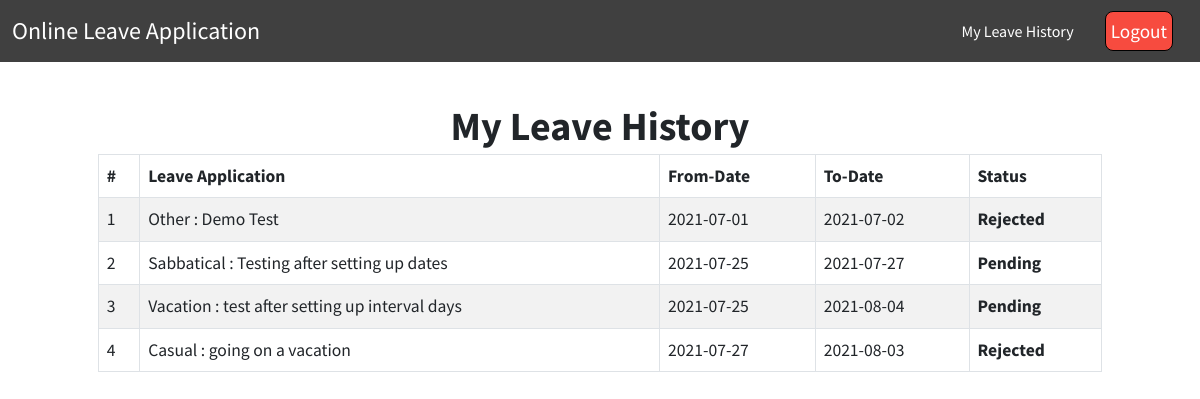
Screenshot of /myhistory.php (signed in) with the database file from the repository.
### tables this page shows
CREATE TABLE `leaves` (
  `id` int(11) NOT NULL,
  `eid` int(11) NOT NULL COMMENT 'Employee ID',
  `ename` varchar(255) NOT NULL COMMENT 'Employee''s Username',
  `descr` varchar(255) NOT NULL COMMENT 'Leave Reason',
  `fromdate` date NOT NULL,
  `todate` date NOT NULL,
  `status` varchar(255) NOT NULL
);

### myhistory.php (the view, shortened to what this page needs)
<?php
require_once("DBConnection.php");
if(!isset($_SESSION["sess_user"])){
  header("Location: index.php");
}
else{
?>
<!DOCTYPE html>
<html lang="en">
<head>
  <link href="https://cdn.jsdelivr.net/npm/bootstrap@5.0.0-beta2/dist/css/bootstrap.min.css" rel="stylesheet"
>
  <link rel="stylesheet" href="css/style.css">
</head>
<body>
  <nav class="navbar header-nav navbar-expand-lg navbar-light bg-light">
    <div class="container-fluid">
      <a class="navbar-brand" href="leaveAplicationForm.php">Online Leave Application</a>
      <ul class="nav justify-content-end">
            <li class="nav-item">
                <a class="nav-link" href="myhistory.php" style="color:white;">My Leave History</a>
            </li>
            <li class="nav-item">
            <button id="logout" onclick="window.location.href='logout.php';">Logout</button>
            </li>
            </ul>
    </div>
  </nav>
  <h1>My Leave History</h1>
  <div class="container">
    <div class="table-responsive">
      <table class="table table-bordered table-hover table-striped">
          <thead>
              <th>#</th>
              <th>Leave Application</th>
              <th>From-Date</th>
              <th>To-Date</th>
              <th>Status</th>
          </thead>
          <tbody>
            <?php
                  $leaves = mysqli_query($conn,"SELECT * FROM leaves WHERE eid='".$_SESSION['sess_eid']."'");
                  if($leaves){
                    $numrow = mysqli_num_rows($leaves);
                    if($numrow!=0){
                      $cnt=1;
                      while($row1 = mysqli_fetch_array($leaves)){
                        echo "<tr>
                                <td>$cnt</td>
                                <td>{$row1['descr']}</td>
                                <td>{$row1['fromdate']}</td>
                                <td>{$row1['todate']}</td>
                                <td><b>{$row1['status']}</b></td>
                              </tr>";
                     $cnt++; }
                    } else {
                      echo"<tr class='text-center'><td colspan='12'><b>YOU DON'T HAVE ANY LEAVE HISTORY! PLEASE APPLY TO VIEW YOUR STATUS HERE!</b></td></tr>";
                    }
                  }
                  else{
                    echo "Query Error : " . "SELECT descr,status FROM leaves WHERE eid='".$_SESSION['sess_eid']."'" . "<br>" . mysqli_error($conn);;
                  }
              ?>
          </tbody>
      </table>
  </div>
  </div>
</body>
</html>
<?php
}
?>

### css/style.css (style rules this page uses)
* { margin: 0px; box-sizing: border-box; font-family: "Source Sans Pro", sans-serif; }
body { max-width: 100vw; overflow-x: hidden; height: 100vh; }
.header-nav { position: sticky; top: 0; z-index: 999; background-color: #404040 !important; }
.navbar-brand { font-size: 1.5em; color: white !important; font-weight: 400; }
#register, #logout { float: right; padding: 5px; text-decoration: none; color: white; font-size: 1.2em; margin: auto 15px; font-weight: 400; width: max-content; }
#logout { outline: none; background-color: #f74b3f; border: 1px solid black; color: white; border-radius: 8px; }

### myhistory.php (style rules this page uses)
h1 { text-align: center; font-size: 2.5em; font-weight: bold; padding-top: 1em; margin-bottom: -0.5em; }
table { width: 90% !important; margin: 1.5rem auto !important; font-size: 1.1em !important; }

### rows the page displays
leaves: descr "Other : Demo Test", fromdate "2021-07-01", todate "2021-07-02", status "Rejected"
leaves: descr "Sabbatical : Testing after setting up dates", fromdate "2021-07-25", todate "2021-07-27", status "Pending"
leaves: descr "Vacation : test after setting up interval days", fromdate "2021-07-25", todate "2021-08-04", status "Pending"
leaves: descr "Casual : going on a vacation", fromdate "2021-07-27", todate "2021-08-03", status "Rejected"
